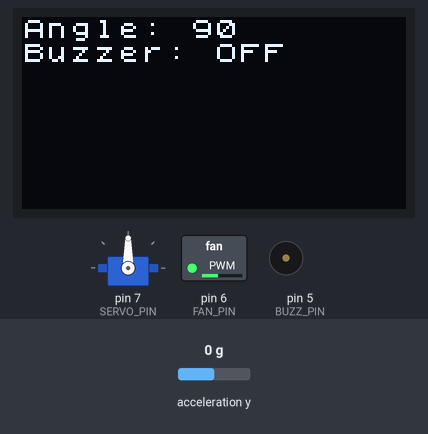
The sketch below on a simulated Arduino Uno, built with avr-gcc and run on an emulated ATmega328P. Shown: servo, 128×64 one-colour display, switched loads named in the sketch (green lamp = pin HIGH), buzzer (waves = sounding). Inputs (shaded band) come from the test bench; at power-on: acceleration y 0 g. What the sketch prints to the serial monitor is not drawn.

Above: at 1.3 s.
1.4 s: acceleration y set to -1.4 g
At 2.0 s:
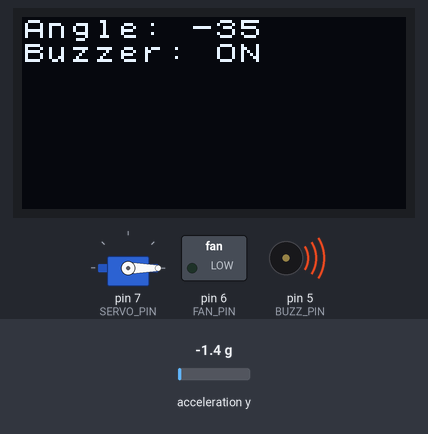
3.0 s: acceleration y set to -0.8 g
At 4.4 s:
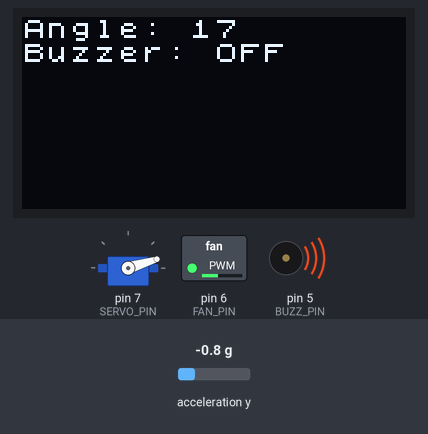
4.7 s: acceleration y set to 0.8 g
At 5.3 s:
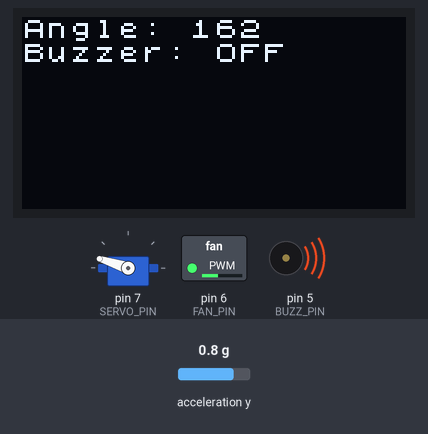
6.3 s: acceleration y set to 1.4 g
At 7.4 s:
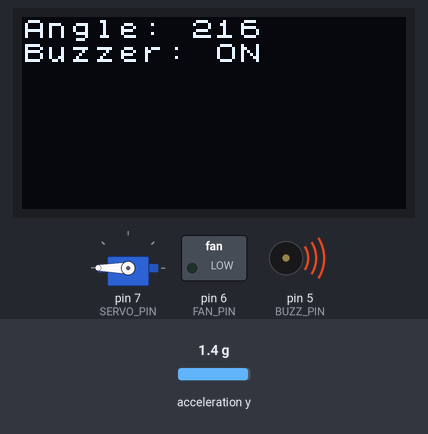
7.9 s: acceleration y set to 0 g
At 8.9 s:
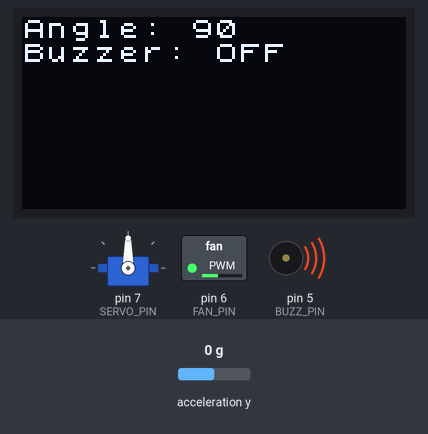
Timing chart, 0 to 10.6 s (numbered marks = the images above; inputs shaded):
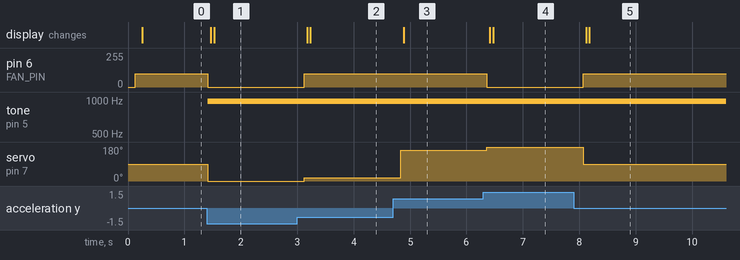

The sketch:

FinalProject.ino
```cpp
#include "LIS3DHTR.h" // Include the library for the LIS3DHTR accelerometer
#include <Servo.h>    // Include the library for controlling servos
#include <Wire.h>     // Include the library for I2C communication
#include <Arduino.h>  // Include the core Arduino library
#include <U8x8lib.h>  // Include the library for controlling the OLED display

// Define pin numbers for the fan, servo, and buzzer
#define FAN_PIN 6
#define SERVO_PIN 7
#define BUZZ_PIN 5
#define WIRE Wire // Alias for the I2C Wire object

// Create objects for the accelerometer, servo, and OLED display
LIS3DHTR<TwoWire> LIS;           // Accelerometer object using hardware I2C
Servo myservo;                   // Servo object for controlling the servo motor
U8X8_SSD1306_128X64_NONAME_HW_I2C u8x8(/* reset=*/ U8X8_PIN_NONE); // OLED display object

// Function to map a float value from one range to another
float mapFloat(float x, float in_min, float in_max, float out_min, float out_max) {
    return (x - in_min) * (out_max - out_min) / (in_max - in_min) + out_min;
}

void setup() {
  Serial.begin(9600); // Initialize serial communication at 9600 baud
  while (!Serial) {}; // Wait for the serial connection to be established

  // Initialize the LIS3DHTR accelerometer
  LIS.begin(WIRE, 0x19); // Start I2C communication with the accelerometer at address 0x19
  delay(100); // Small delay to ensure proper initialization
  LIS.setOutputDataRate(LIS3DHTR_DATARATE_50HZ); // Set the accelerometer's data rate to 50Hz

  // Initialize the servo motor
  myservo.attach(SERVO_PIN); // Attach the servo to pin 7

  // Initialize the buzzer and fan pins as outputs
  pinMode(BUZZ_PIN, OUTPUT); // Set the buzzer pin as an output
  pinMode(FAN_PIN, OUTPUT);  // Set the fan pin as an output

  // Initialize the OLED display
  u8x8.begin(); // Start the OLED display
  u8x8.setFlipMode(1); // Flip the display orientation (if needed)
}

void loop() {
  // Check if the accelerometer is connected
  if (!LIS) {
    Serial.println("LIS3DHTR didn't connect."); // Print an error message if the accelerometer is not connected
    while (1); // Halt the program if the accelerometer is not connected
    return; // Exit the loop (though this is redundant due to the infinite loop above)
  }

  double accelerationY = LIS.getAccelerationY();
  int servoAngle = mapFloat(accelerationY, -1.0, 1.0, 0.0, 180.0);
  myservo.write(servoAngle); // Set the servo angle based on the Y-axis acceleration

  // Determine buzzer state
  String buzzerState = (servoAngle > 170 || servoAngle < 10) ? "ON" : "OFF";
  if (buzzerState == "ON") {
    analogWrite(BUZZ_PIN, 128); // Turn the buzzer on
    analogWrite(FAN_PIN, 0);
  } else {
    analogWrite(BUZZ_PIN, 0); // Turn the buzzer off
    analogWrite(FAN_PIN, 100);
  }

  // Log to Serial
  Serial.print(millis());
  Serial.print(",");
  Serial.print(servoAngle);
  Serial.print(",");
  Serial.println(buzzerState);

  // Display on OLED
  u8x8.setFont(u8x8_font_chroma48medium8_r);
  u8x8.setCursor(0, 0);
  u8x8.print("Angle: ");
  u8x8.print(String(servoAngle) + " ");
  u8x8.setCursor(0, 1);
  u8x8.print("Buzzer: ");
  u8x8.print(buzzerState+" ");

  delay(100); // Add a small delay for stability
}
```

Measured:
- after the input at 1.4 s, pin 6 (FAN_PIN): 100/255 → 0/255 at once; tone on pin 5 (BUZZ_PIN): silent → 977 Hz at once; servo on pin 7 (SERVO_PIN): 90° → 0° at once; the display: first changes after 0.07 s (image 1 shows a later state)
- after the input at 3.0 s, pin 6 (FAN_PIN): 0/255 → 100/255 after 0.12 s; servo on pin 7 (SERVO_PIN): 0° → 17° after 0.12 s; the display: first changes after 0.18 s (image 2 shows a later state)
- after the input at 4.7 s, servo on pin 7 (SERVO_PIN): 17° → 162° after 0.13 s; the display: changes after 0.18 s (image 3)
- after the input at 6.3 s, pin 6 (FAN_PIN): 100/255 → 0/255 after 0.06 s; servo on pin 7 (SERVO_PIN): 162° → 180° after 0.06 s; the display: first changes after 0.11 s (image 4 shows a later state)
- after the input at 7.9 s, pin 6 (FAN_PIN): 0/255 → 100/255 after 0.17 s; servo on pin 7 (SERVO_PIN): 180° → 90° after 0.17 s; the display: first changes after 0.22 s (image 5 shows a later state)
